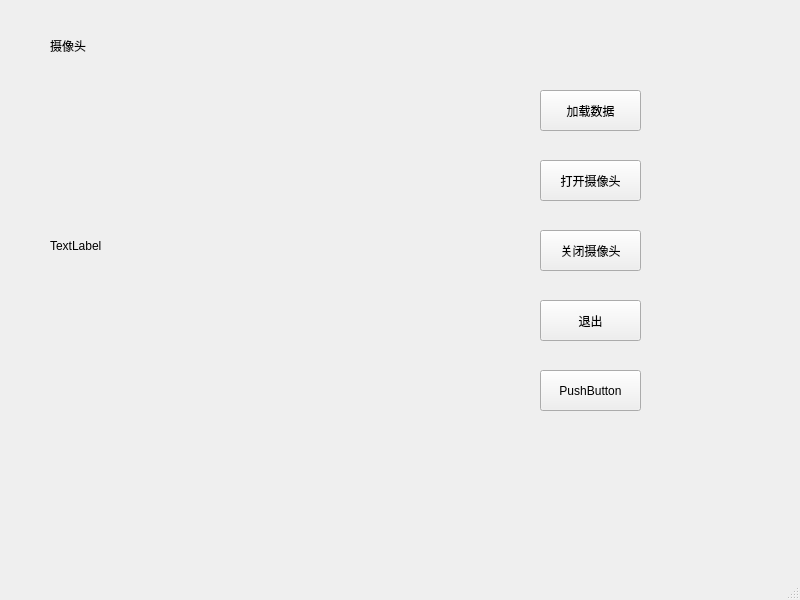
<?xml version="1.0" encoding="UTF-8"?>
<ui version="4.0">
 <class>MainWindow</class>
 <widget class="QMainWindow" name="MainWindow">
  <property name="geometry">
   <rect>
    <x>0</x>
    <y>0</y>
    <width>800</width>
    <height>600</height>
   </rect>
  </property>
  <property name="windowTitle">
   <string>MainWindow</string>
  </property>
  <widget class="QWidget" name="centralwidget">
   <widget class="QLabel" name="label">
    <property name="geometry">
     <rect>
      <x>50</x>
      <y>80</y>
      <width>351</width>
      <height>331</height>
     </rect>
    </property>
    <property name="text">
     <string>TextLabel</string>
    </property>
   </widget>
   <widget class="QLabel" name="label_2">
    <property name="geometry">
     <rect>
      <x>50</x>
      <y>40</y>
      <width>54</width>
      <height>12</height>
     </rect>
    </property>
    <property name="text">
     <string>摄像头</string>
    </property>
    <property name="margin">
     <number>1</number>
    </property>
   </widget>
   <widget class="QPushButton" name="pushButton_load">
    <property name="geometry">
     <rect>
      <x>540</x>
      <y>90</y>
      <width>101</width>
      <height>41</height>
     </rect>
    </property>
    <property name="text">
     <string>加载数据</string>
    </property>
   </widget>
   <widget class="QPushButton" name="pushButton_opencamera">
    <property name="geometry">
     <rect>
      <x>540</x>
      <y>160</y>
      <width>101</width>
      <height>41</height>
     </rect>
    </property>
    <property name="text">
     <string>打开摄像头</string>
    </property>
   </widget>
   <widget class="QPushButton" name="pushButton_closecmaera">
    <property name="geometry">
     <rect>
      <x>540</x>
      <y>230</y>
      <width>101</width>
      <height>41</height>
     </rect>
    </property>
    <property name="text">
     <string>关闭摄像头</string>
    </property>
   </widget>
   <widget class="QPushButton" name="pushButton_exit">
    <property name="geometry">
     <rect>
      <x>540</x>
      <y>300</y>
      <width>101</width>
      <height>41</height>
     </rect>
    </property>
    <property name="text">
     <string>退出</string>
    </property>
   </widget>
   <widget class="QPushButton" name="pushButton_5">
    <property name="geometry">
     <rect>
      <x>540</x>
      <y>370</y>
      <width>101</width>
      <height>41</height>
     </rect>
    </property>
    <property name="text">
     <string>PushButton</string>
    </property>
   </widget>
  </widget>
  <widget class="QMenuBar" name="menubar">
   <property name="geometry">
    <rect>
     <x>0</x>
     <y>0</y>
     <width>800</width>
     <height>23</height>
    </rect>
   </property>
  </widget>
  <widget class="QStatusBar" name="statusbar"/>
 </widget>
 <resources/>
 <connections/>
</ui>
